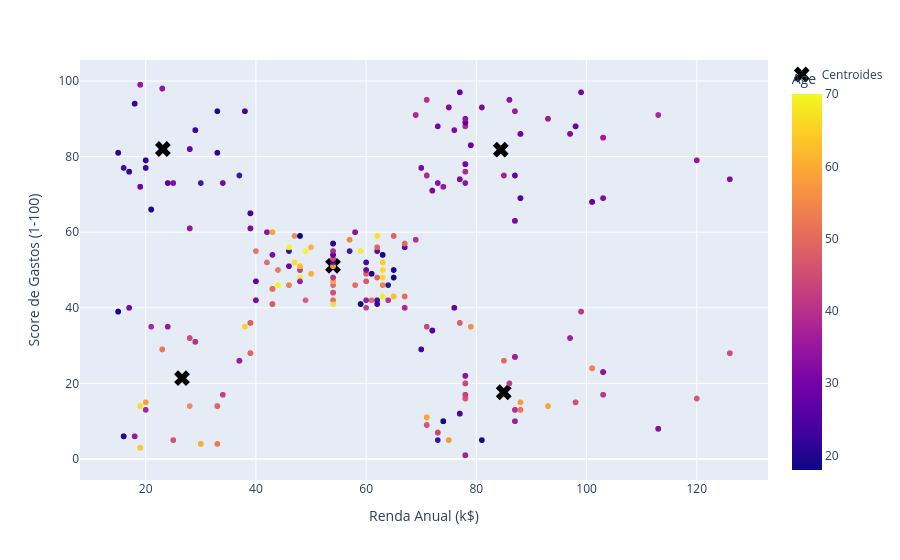

Source (notebook cell):
### Markdown cell above
A partir da avaliação visual da distribuição de cores entre cada grupo é fácil afirmar que não há uma diferença de concentração considerável dde nenhum gênero em nenhum grupo, dado que as cores amarelo e azul parecem igualmente distribuídas.
> Por esse motivo, a análise de grupos em relação a gênero será encerrada.

### Code cell
# Relação com Age
fig = px.scatter(df_b, 
              x='Annual Income (k$)', 
              y='Spending Score (1-100)', 
              color='Age', 
              color_discrete_sequence=px.colors.qualitative.Plotly, 
              opacity=0.7)
# Centroides
fig.add_scatter(
               x=centroides_b[:, 0], 
               y=centroides_b[:, 1], 
               mode='markers',
               marker=dict(color='black', symbol='x', size=14),
               name='Centroides')

fig.update_layout(
    xaxis_title='Renda Anual (k$)',
    yaxis_title='Score de Gastos (1-100)',
)

### Figure 1 — Plotly figure (JSON) as saved in the notebook; plotly's stock layout.template omitted (floating-point values rounded to 4 significant figures; data arrays with more than 128 entries replaced by an {"elided": "..."} marker saying what was removed)
{"data": [{"hovertemplate": "Annual Income (k$)=%{x}<br>Spending Score (1-100)=%{y}<br>Age=%{marker.color}<extra></extra>", "legendgroup": "", "marker": {"color": {"elided": "1328 int values"}, "coloraxis": "coloraxis", "opacity": 0.7, "symbol": "circle"}, "mode": "markers", "name": "", "showlegend": false, "type": "scattergl", "x": {"elided": "1328 int values"}, "xaxis": "x", "y": {"elided": "1328 int values"}, "yaxis": "y"}, {"marker": {"color": "black", "size": 14, "symbol": "x"}, "mode": "markers", "name": "Centroides", "type": "scatter", "x": [84.97, 84.43, 23.11, 53.99, 26.59], "y": [17.66, 81.82, 82.0, 51.11, 21.39]}], "layout": {"coloraxis": {"colorbar": {"title": {"text": "Age"}}, "colorscale": [[0, "#0d0887"], [0.1111, "#46039f"], [0.2222, "#7201a8"], [0.3333, "#9c179e"], [0.4444, "#bd3786"], [0.5556, "#d8576b"], [0.6667, "#ed7953"], [0.7778, "#fb9f3a"], [0.8889, "#fdca26"], [1, "#f0f921"]]}, "legend": {"tracegroupgap": 0}, "margin": {"t": 60}, "xaxis": {"anchor": "y", "domain": [0, 1], "title": {"text": "Renda Anual (k$)"}}, "yaxis": {"anchor": "x", "domain": [0, 1], "title": {"text": "Score de Gastos (1-100)"}}}}
